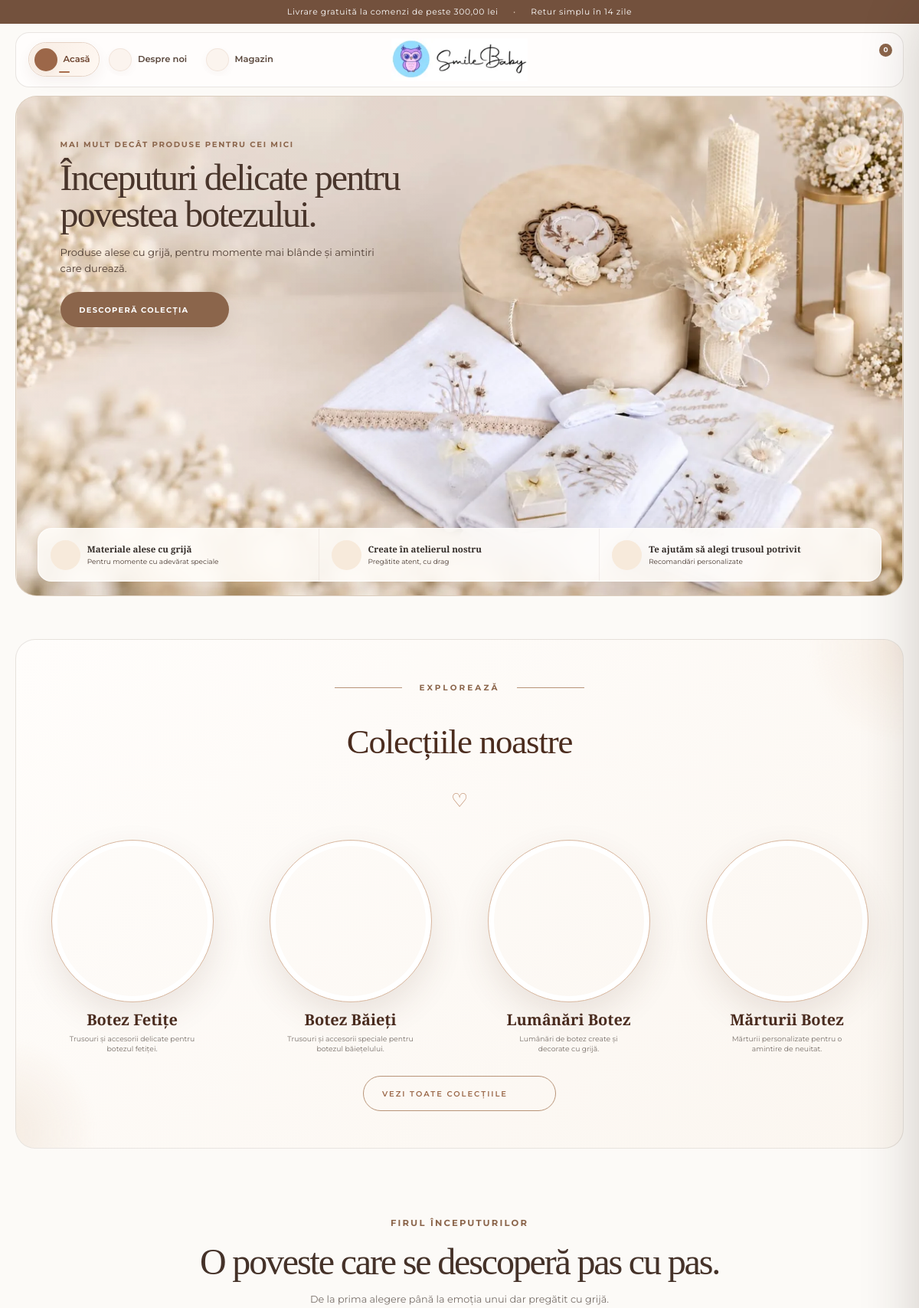
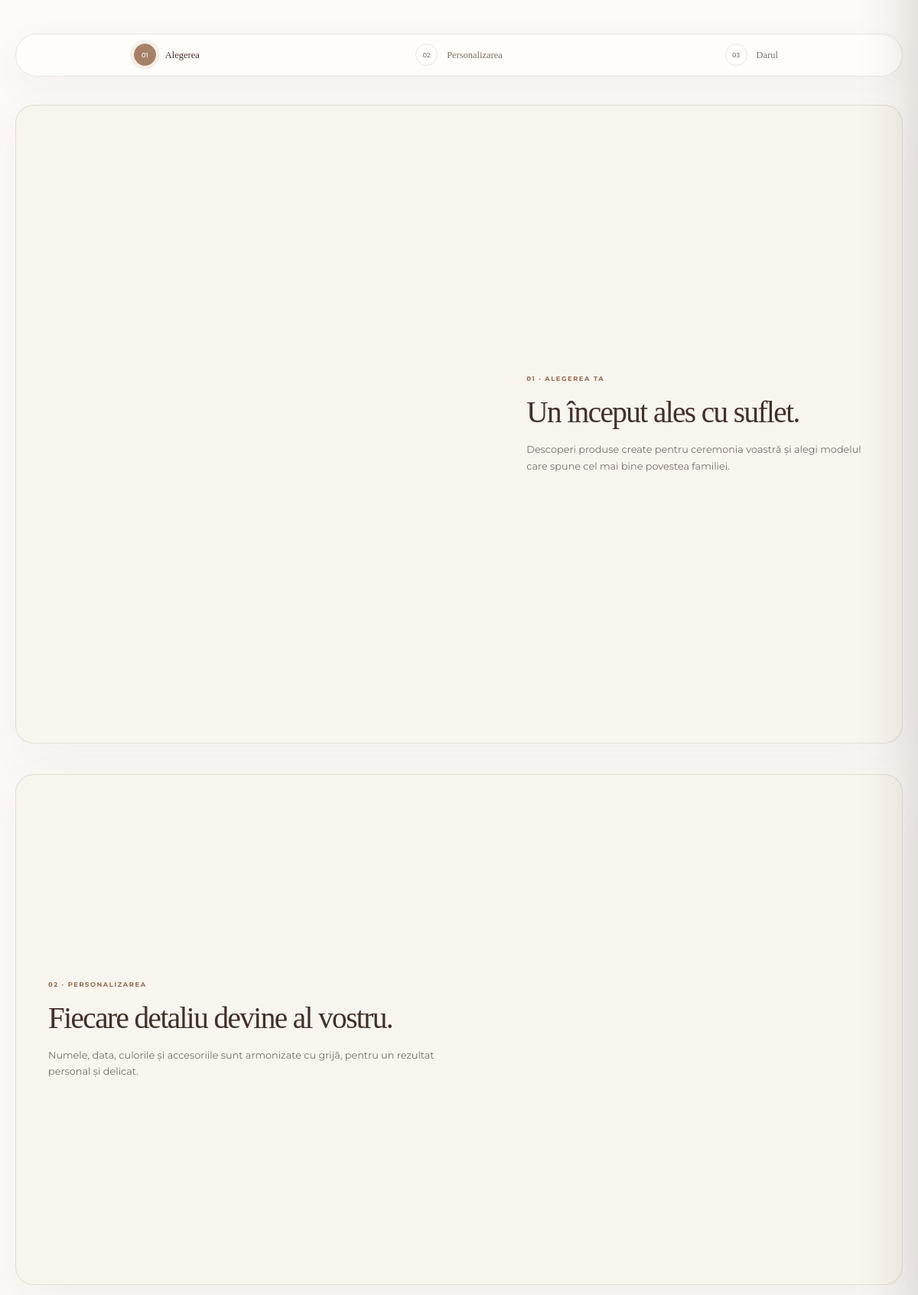
The page / (upper part) on the database its author committed (2 pictures, top to bottom).
### tables this page shows
CREATE TABLE IF NOT EXISTS categories (
    id BIGINT UNSIGNED AUTO_INCREMENT PRIMARY KEY,
    parent_id BIGINT UNSIGNED NULL,
    name VARCHAR(180) NOT NULL,
    slug VARCHAR(190) NOT NULL UNIQUE,
    short_description TEXT NULL,
    description MEDIUMTEXT NULL,
    image_path VARCHAR(500) NULL,
    status ENUM('active','inactive') NOT NULL DEFAULT 'active',
    show_on_homepage TINYINT(1) NOT NULL DEFAULT 0,
    homepage_order INT NOT NULL DEFAULT 0,
    meta_title VARCHAR(255) NULL,
    meta_description VARCHAR(320) NULL,
    indexable TINYINT(1) NOT NULL DEFAULT 1,
    created_at DATETIME NOT NULL DEFAULT CURRENT_TIMESTAMP,
    updated_at DATETIME NOT NULL DEFAULT CURRENT_TIMESTAMP ON UPDATE CURRENT_TIMESTAMP,
    INDEX idx_categories_parent (parent_id),
    INDEX idx_categories_home (show_on_homepage, homepage_order),
    CONSTRAINT fk_category_parent FOREIGN KEY (parent_id) REFERENCES categories(id) ON DELETE SET NULL
);

### app/Core/View.php (called while the page is built, shortened)
<?php
final class View
{
    public static function render(string $view, array $data = [], string $layout = 'layouts/storefront'): void
    {
        extract($data, EXTR_SKIP);
        require BASE_PATH . '/views/' . $view . '.php';
    }
}

### app/Controllers/StorefrontController.php (called while the page is built, shortened)
<?php
final class StorefrontController
{
    public function home(Request $request): void
    {
        $products = (new ProductRepository())->featured(16);
        $posts = [];
        if (Database::available()) $posts = Database::connection()->query('SELECT * FROM posts WHERE status="published" ORDER BY published_at DESC LIMIT 3')->fetchAll();
        $seo = new SeoService();
        $appUrl = rtrim((string) config('app.url'), '/');
        View::render('storefront/home', ['categories' => (new CategoryRepository())->homepage(), 'products' => $products, 'posts' => $posts, 'meta' => [
            'title' => trim((string) setting('seo_title', '')) ?: 'Trusouri de botez personalizate pentru un început de poveste | SmileBaby',
            'description' => trim((string) setting('seo_description', '')) ?: 'Trusouri de botez personalizate pentru un început de poveste. Descoperă lumânări, mărturii și accesorii pregătite cu grijă în atelierul SmileBaby.',
            'canonical' => $appUrl . '/',
            'schemas' => [$seo->itemListSchema($products, 'Produse recomandate SmileBaby', $appUrl . '/')],
        ]]);
    }
}

### app/Core/Router.php (called while the page is built, shortened)
<?php
final class Router
{
    private array $routes = [];
    private function add(string $method, string $path, callable|array $handler, array $middleware): void
    {
        $this->routes[] = compact('method', 'path', 'pattern', 'handler', 'middleware');
    }
    public function dispatch(Request $request): void
    {
        foreach ($this->routes as $route) {
            if ($route['method'] !== $request->method || !preg_match('#^' . $route['pattern'] . '$#u', $request->path, $matches)) {
                continue;
            }
            $request->params = array_filter($matches, 'is_string', ARRAY_FILTER_USE_KEY);
            [$class, $action] = is_array($route['handler']) ? $route['handler'] : [null, null];
            $class ? (new $class())->{$action}($request) : ($route['handler'])($request);
            return;
        }
    }
}

### index.php (called while the page is built, shortened)
<?php
$router = new Router();
$router->dispatch(Request::capture());

### app/Models/CategoryRepository.php (called while the page is built, shortened)
<?php
final class CategoryRepository
{
    public function homepage(): array
    {
        return Database::connection()->query('SELECT * FROM categories WHERE status="active" AND show_on_homepage=1 ORDER BY homepage_order, name LIMIT 8')->fetchAll();
    }
}

### views/storefront/home.php (the view, shortened to what this page needs)
<div class="home-page">
<section class="hero hero-reference shell">
    <picture class="hero-picture"><source media="(max-width: 767px)" srcset="<?= image_asset('images/hero-trusou-botez.webp') ?>"><img class="hero-background" src="<?= image_asset('images/hero-trusou-botez.webp') ?>" alt="Trusou de botez SmileBaby în nuanțe calde, cu lumânare și accesorii delicate" width="1920" height="1080" fetchpriority="high" decoding="async"></picture>
    <div class="hero-copy">
        <span class="eyebrow">MAI MULT DECÂT PRODUSE PENTRU CEI MICI</span>
        <h1>Începuturi delicate pentru povestea botezului.</h1>
        <p>Produse alese cu grijă, pentru momente mai blânde și amintiri care durează.</p>
        <a class="button" href="/magazin">Descoperă colecția <?= icon('arrow') ?></a>
    </div>
    <div class="benefit-bar hero-benefits">
        <div><?= icon('leaf') ?><span><strong>Materiale alese cu grijă</strong><small>Pentru momente cu adevărat speciale</small></span></div>
        <div><?= icon('gift') ?><span><strong>Create în atelierul nostru</strong><small>Pregătite atent, cu drag</small></span></div>
        <div><?= icon('heart') ?><span><strong>Te ajutăm să alegi trusoul potrivit</strong><small>Recomandări personalizate</small></span></div>
    </div>
</section>
<section id="colectii" class="section shell categories-section" data-category-carousel>
    <div class="section-heading centered"><span class="eyebrow">EXPLOREAZĂ</span><h2>Colecțiile noastre</h2><span class="tiny-heart">♡</span></div>
    <div class="category-carousel">
        <div class="category-track" data-category-track>
            <?php foreach ($categories as $index => $category): ?>
                <a class="category-slide<?= $index === 0 ? ' active' : '' ?>" href="/categorie/<?= e($category['slug']) ?>" data-category-slide>
                    <span><img src="<?= e(optimized_image_url($category['image_path'] ?? null, 'card')) ?>" alt="<?= e($category['name']) ?>" width="720" height="720" loading="lazy" decoding="async"></span>
                    <strong><?= e($category['name']) ?></strong>
                    <small><?= e($category['short_description'] ?: match ($category['slug']) { 'botez-fetite' => 'Trusouri delicate și personalizate', 'botez-baieti' => 'Seturi elegante pentru cei mici', 'lumanari-botez' => 'Lumină caldă pentru ceremonie', default => 'Amintiri oferite cu drag' }) ?></small>
                </a>
            <?php endforeach ?>
        </div>
    </div>
    <a class="category-all" href="/magazin">VEZI TOATE COLECȚIILE <?= icon('arrow') ?></a>
</section>
<section id="despre-smilebaby" class="story-home shell" data-story-home>
    <header class="story-intro">
        <span class="eyebrow">FIRUL ÎNCEPUTURILOR</span>
        <h2>O poveste care se descoperă pas cu pas.</h2>
        <p>De la prima alegere până la emoția unui dar pregătit cu grijă.</p>
    </header>
    <nav class="story-steps" aria-label="Etapele poveștii SmileBaby">
        <a class="active" href="#poveste-1" data-story-step="0"><i>01</i><span>Alegerea</span></a>
        <a href="#poveste-2" data-story-step="1"><i>02</i><span>Personalizarea</span></a>
        <a href="#poveste-3" data-story-step="2"><i>03</i><span>Darul</span></a>
    </nav>
    <div class="story-panels">
        <article id="poveste-1" class="story-panel in-view" data-story-panel="0">
            <figure><img src="<?= image_asset('images/story-smilebaby-ladybug.png') ?>" alt="Trusou de botez personalizat SmileBaby cu tematică buburuză" loading="lazy" decoding="async"></figure>
            <div><span>01 · ALEGEREA TA</span><h3>Un început ales cu suflet.</h3><p>Descoperi produse create pentru ceremonia voastră și alegi modelul care spune cel mai bine povestea familiei.</p></div>
        </article>
        <article id="poveste-2" class="story-panel story-panel-reverse" data-story-panel="1">
            <figure><img src="<?= image_asset('images/categories/lumanari-botez.png') ?>" alt="Lumânări de botez personalizate SmileBaby" loading="lazy" decoding="async"></figure>
            <div><span>02 · PERSONALIZAREA</span><h3>Fiecare detaliu devine al vostru.</h3><p>Numele, data, culorile și accesoriile sunt armonizate cu grijă, pentru un rezultat personal și delicat.</p></div>
        </article>
    </div>
</section>
</div>

### rows shown on the page
categories: shows a picture, name "Botez Fetițe", short_description "Trusouri și accesorii delicate pentru botezul fetiței."
categories: shows a picture, name "Botez Băieți", short_description "Trusouri și accesorii speciale pentru botezul băiețelului."
categories: shows a picture, name "Lumânări Botez", short_description "Lumânări de botez create și decorate cu grijă."
categories: shows a picture, name "Mărturii Botez", short_description "Mărturii personalizate pentru o amintire de neuitat."

### other values the page prints
$announcementShipping "Livrare gratuită la comenzi de peste 300,00 lei"
$cartCount "0"
